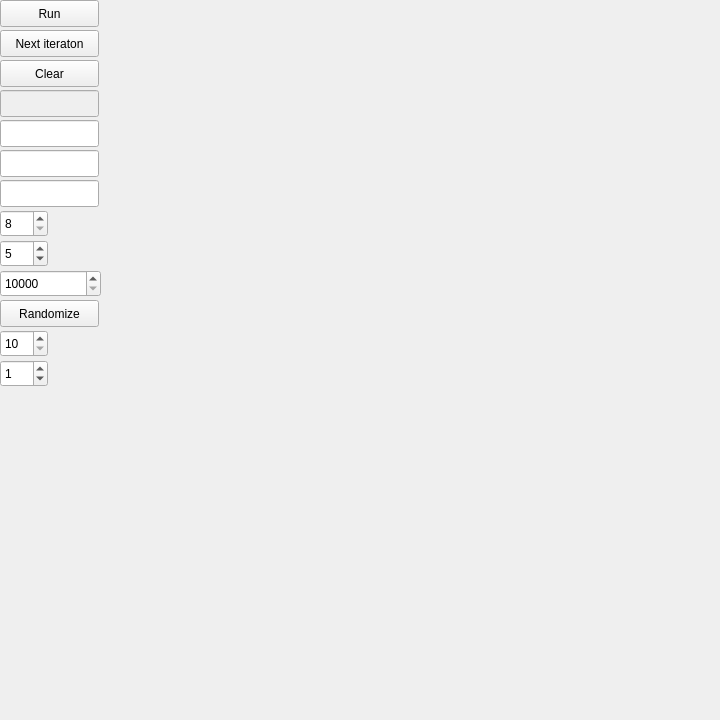
<?xml version="1.0" encoding="UTF-8"?>
<ui version="4.0">
 <class>Widget</class>
 <widget class="QWidget" name="Widget">
  <property name="enabled">
   <bool>true</bool>
  </property>
  <property name="geometry">
   <rect>
    <x>0</x>
    <y>0</y>
    <width>720</width>
    <height>720</height>
   </rect>
  </property>
  <property name="windowTitle">
   <string>Cellular</string>
  </property>
  <property name="windowOpacity">
   <double>1.000000000000000</double>
  </property>
  <widget class="QPushButton" name="pushButton_iter">
   <property name="enabled">
    <bool>true</bool>
   </property>
   <property name="geometry">
    <rect>
     <x>0</x>
     <y>30</y>
     <width>99</width>
     <height>27</height>
    </rect>
   </property>
   <property name="text">
    <string>Next iteraton</string>
   </property>
  </widget>
  <widget class="QLineEdit" name="lineEdit_iter">
   <property name="enabled">
    <bool>false</bool>
   </property>
   <property name="geometry">
    <rect>
     <x>0</x>
     <y>90</y>
     <width>99</width>
     <height>27</height>
    </rect>
   </property>
  </widget>
  <widget class="QPushButton" name="pushButton_run">
   <property name="geometry">
    <rect>
     <x>0</x>
     <y>0</y>
     <width>99</width>
     <height>27</height>
    </rect>
   </property>
   <property name="text">
    <string>Run</string>
   </property>
  </widget>
  <widget class="QLineEdit" name="lineEdit_x">
   <property name="geometry">
    <rect>
     <x>0</x>
     <y>120</y>
     <width>99</width>
     <height>27</height>
    </rect>
   </property>
  </widget>
  <widget class="QLineEdit" name="lineEdit_y">
   <property name="geometry">
    <rect>
     <x>0</x>
     <y>150</y>
     <width>99</width>
     <height>27</height>
    </rect>
   </property>
  </widget>
  <widget class="QLineEdit" name="lineEdit_key">
   <property name="geometry">
    <rect>
     <x>0</x>
     <y>180</y>
     <width>99</width>
     <height>27</height>
    </rect>
   </property>
  </widget>
  <widget class="QSpinBox" name="spinBox_fieldsize">
   <property name="geometry">
    <rect>
     <x>0</x>
     <y>210</y>
     <width>48</width>
     <height>27</height>
    </rect>
   </property>
   <property name="minimum">
    <number>8</number>
   </property>
   <property name="maximum">
    <number>720</number>
   </property>
   <property name="singleStep">
    <number>8</number>
   </property>
   <property name="value">
    <number>8</number>
   </property>
   <property name="displayIntegerBase">
    <number>10</number>
   </property>
  </widget>
  <widget class="QSpinBox" name="spinBox_cellsize">
   <property name="geometry">
    <rect>
     <x>0</x>
     <y>240</y>
     <width>48</width>
     <height>27</height>
    </rect>
   </property>
   <property name="minimum">
    <number>1</number>
   </property>
   <property name="maximum">
    <number>10</number>
   </property>
   <property name="value">
    <number>5</number>
   </property>
  </widget>
  <widget class="QPushButton" name="pushButton_clear">
   <property name="geometry">
    <rect>
     <x>0</x>
     <y>60</y>
     <width>99</width>
     <height>27</height>
    </rect>
   </property>
   <property name="text">
    <string>Clear</string>
   </property>
  </widget>
  <widget class="QSpinBox" name="spinBox_delay">
   <property name="geometry">
    <rect>
     <x>0</x>
     <y>270</y>
     <width>101</width>
     <height>27</height>
    </rect>
   </property>
   <property name="minimum">
    <number>10000</number>
   </property>
   <property name="maximum">
    <number>1000000</number>
   </property>
   <property name="singleStep">
    <number>1000</number>
   </property>
   <property name="value">
    <number>10000</number>
   </property>
  </widget>
  <widget class="QPushButton" name="pushButton_random">
   <property name="geometry">
    <rect>
     <x>0</x>
     <y>300</y>
     <width>99</width>
     <height>27</height>
    </rect>
   </property>
   <property name="text">
    <string>Randomize</string>
   </property>
  </widget>
  <widget class="QSpinBox" name="spinBox_random">
   <property name="geometry">
    <rect>
     <x>0</x>
     <y>330</y>
     <width>48</width>
     <height>27</height>
    </rect>
   </property>
   <property name="minimum">
    <number>10</number>
   </property>
   <property name="maximum">
    <number>90</number>
   </property>
   <property name="singleStep">
    <number>10</number>
   </property>
  </widget>
  <widget class="QSpinBox" name="spinBox_space">
   <property name="geometry">
    <rect>
     <x>0</x>
     <y>360</y>
     <width>48</width>
     <height>27</height>
    </rect>
   </property>
   <property name="maximum">
    <number>2</number>
   </property>
   <property name="value">
    <number>1</number>
   </property>
  </widget>
 </widget>
 <layoutdefault spacing="6" margin="11"/>
 <resources/>
 <connections/>
</ui>
